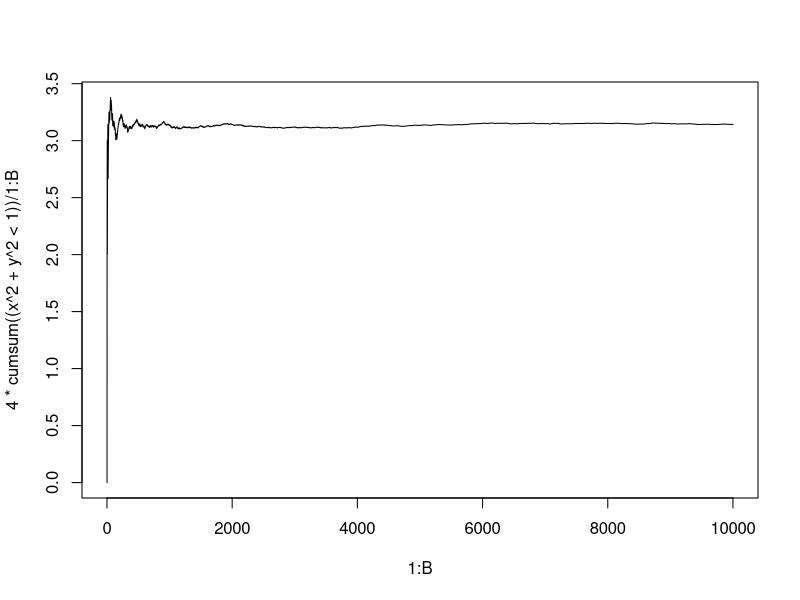
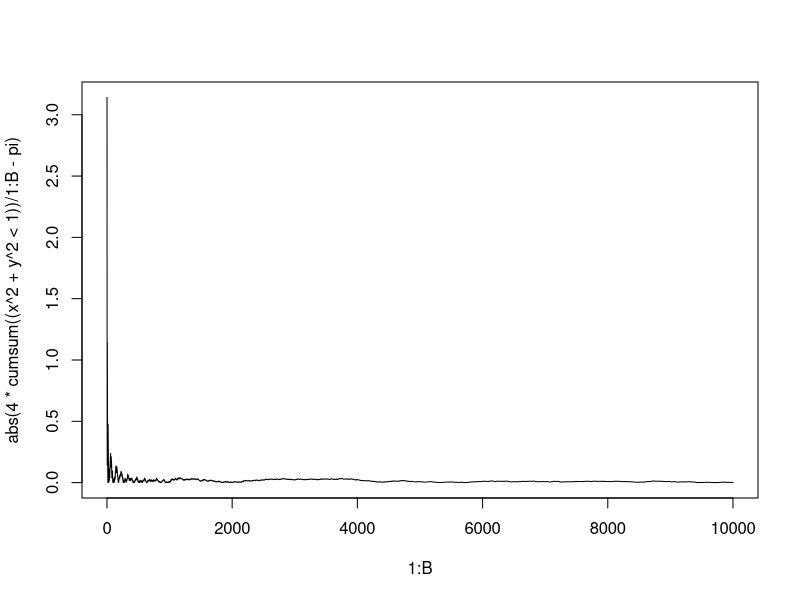

These figures' R source, in order:
B <- 1e4
x <- runif(B, 0, 1)
y <- runif(B, 0, 1)

4 * mean((x^2 + y^2) < 1)

plot(1:B, 4 * cumsum((x^2 + y^2 < 1)) / 1:B, ty =  "l")
plot(1:B, abs(4 * cumsum((x^2 + y^2 < 1)) / 1:B - pi), ty =  "l")
